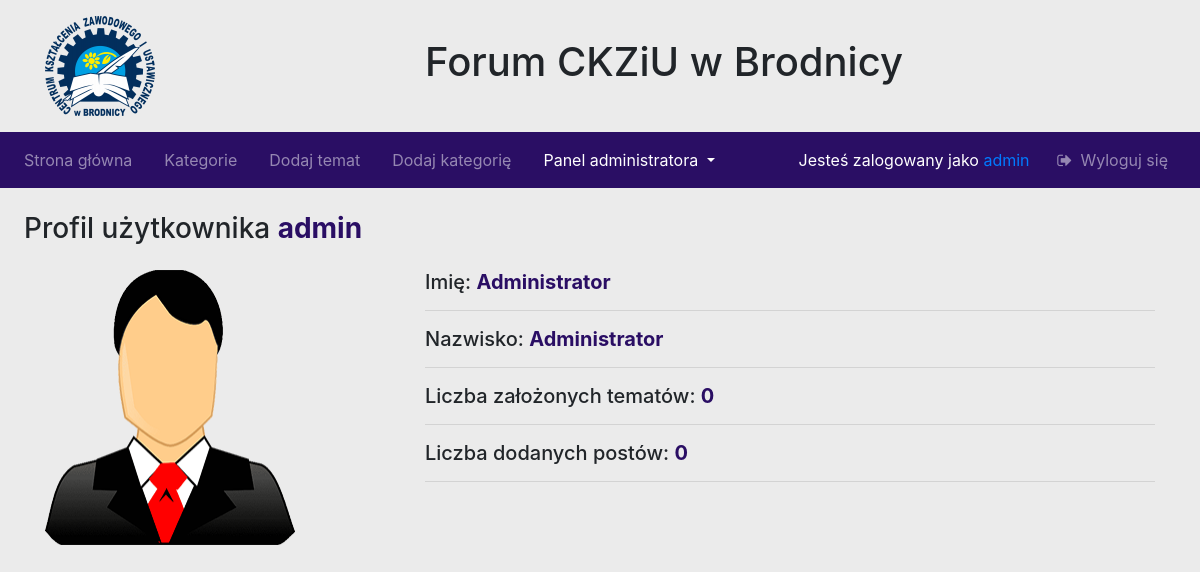
/profil.php?id=1 (signed in), run on the app's committed database.
### tables this page shows
CREATE TABLE `uzytkownicy` (
  `id_uzytkownika` int(11) NOT NULL,
  `login` varchar(30) NOT NULL,
  `haslo` varchar(255) NOT NULL,
  `email` varchar(50) NOT NULL,
  `imie` varchar(30) NOT NULL,
  `nazwisko` varchar(50) NOT NULL,
  `plec` varchar(1) NOT NULL,
  `czy_aktywne` tinyint(1) DEFAULT NULL,
  `typ_konta` varchar(100) DEFAULT NULL,
  `data_zalozenia` date DEFAULT NULL
);

### profil.php (the view, shortened to what this page needs)
<!DOCTYPE html>
<html lang="pl">
<head>
    <link rel="stylesheet" href="bootstrap.css">
    <link rel="stylesheet" href="style.css">
	<link rel="stylesheet" href="fontello/css/fontello.css">
</head>
<body>
   <header class="container">
	<div class="row">
		<div class="col-4 m-auto">
			<img style="width: 110px; height: 100px" class="my-3 align-right" src="logo2.png" alt="logo">
		</div>
		<div class="col-md-8 col-sm-12 m-auto">
			<h1> Forum CKZiU w Brodnicy </h1>
		</div>
	</div>
   </header>
	<nav class="navbar navbar-dark bg-dark navbar-expand-md">
		<div class="collapse navbar-collapse" id="menu">
			<ul class="navbar-nav">
				<li class="nav-item">
					<a class="nav-link" href="index.php"> Strona główna</a>
				</li>
				<li class="nav-item pl-3">
					<a class="nav-link" href="kategorie.php"> Kategorie </a>
				</li>
				<li class="nav-item pl-3">
					<a class="nav-link" href="dodaj-temat.php"> Dodaj temat </a>
				</li>
<?php
if (isset ($_SESSION['typ_konta']) && ($_SESSION['typ_konta'] == 'administrator' || $_SESSION['typ_konta'] == 'nauczyciel'))
{
echo<<<END
<li class="nav-item pl-3">
<a class="nav-link" href="dodaj-kategorie.php"> Dodaj kategorię </a>
</li>
END;
}
?>
<?php
if (isset ($_SESSION['typ_konta']) && $_SESSION['typ_konta'] == 'administrator')
{
echo<<<END
<li class="nav-item pl-3 dropdown active">
<a class="nav-link dropdown-toggle" href="#" id="navbarDropdown" role="button" data-toggle="dropdown">
Panel administratora
</a>
<div class="dropdown-menu">
END;
echo<<<END
<a class="dropdown-item" href="powiadomienia.php">Powiadomienia</a>
<a class="dropdown-item" href="zarzadzanie.php">Zarządzanie użytkownikami</a>
<a class="dropdown-item" href="klasy.php">Klasy</a>
<a class="dropdown-item" href="lista-kategorii.php">Lista kategorii</a>
<a class="dropdown-item" href="prosby2.php">Prośby o aktywację</a>
<a class="dropdown-item" href="ckfinder/ckfinder.php">Pliki z serwera</a>
</div>
</li>
END;
}
?>
			</ul>
			<ul class="navbar-nav ml-auto">
				<li class="nav-item pr-2">
				<?php
					if (isset ($_SESSION['zalogowany']) && $_SESSION['zalogowany'] == true)
						echo '<span style="color: white" class="nav-link "> Jesteś zalogowany jako <a href="profil.php?id=' . $_SESSION['id'] . '">' . $_SESSION['uzytkownik'] . '</a> </span>';
					else
						echo '<a class="nav-link" href="rejestracja.php"> <i class="icon-user"></i>Zarejestruj się </a>';
				?>
				</li>
				<li class="nav-item pr-2">
					<?php
						if (isset ($_SESSION['zalogowany']) && $_SESSION['zalogowany'] == true)
							echo '<a class="nav-link" href="wyloguj.php"> <i class="icon-logout"></i> Wyloguj się </a>';
						else
							echo '<a class="nav-link" href="logowanie.php"> <i class="icon-login"></i> Logowanie </a>';
					?>
				</li>
			</ul>
		</div>
	</nav>
	<?php
		require "connect.php";
		$id = $_GET['id'];
		$sql = "SELECT login, plec FROM uzytkownicy WHERE id_uzytkownika = $id";
		$wynik = $conn -> query($sql);
		if ($wynik && $wynik -> num_rows > 0 && $id > 0)
		{
			$wiersz = $wynik -> fetch_assoc();
			$nazwa = $wiersz['login'];
			$plec = $wiersz['plec'];
			echo '<h3 class="m-4"> Profil użytkownika ' . '<strong style="color: #2A0E64">' . $nazwa . "</strong> </h3>";
		}
		else
		{
			echo '<div class="alert alert-danger m-4"> Nie ma takiego użytkownika </div>';
			exit();
		}
	?>
	<section class="container">
		<div class="row">
			<div class="col-lg-4 col-md-6">
				<img style="width: 250px; height: 275px" src=<?php if ($plec == "m") echo '"avatar-man.png"'; else echo '"avatar-woman.png"';?> alt="avatar">
			</div>
			<div class="col-lg-8 col-md-6">
				<?php
					require "connect.php";
					$sql_dane = "SELECT imie, nazwisko FROM uzytkownicy WHERE id_uzytkownika = $id";
					$wynik = $conn -> query($sql_dane);
					$wiersz = $wynik -> fetch_assoc();
					echo '<h5 class="mt-md-0 mt-sm-5">Imię: ' . '<strong style="color: #2A0E64">'. $wiersz['imie'] . '</strong> </h5>';
					echo "<hr>";
					echo '<h5>Nazwisko: ' . '<strong style="color: #2A0E64">'. $wiersz['nazwisko'] . '</strong> </h5>';
					echo "<hr>";
					$sql_tematy = "SELECT COUNT(id_tematu) AS ile_tematow FROM tematy, uzytkownicy WHERE tematy.uzytkownik_id = uzytkownicy.id_uzytkownika AND uzytkownicy.id_uzytkownika = $id";
					$wynik = $conn -> query($sql_tematy);
					$wiersz = $wynik -> fetch_assoc();
					echo '<h5>Liczba założonych tematów: ' . '<strong style="color: #2A0E64">' . $wiersz['ile_tematow'] . '</strong> </h5>';
					echo "<hr>";
					$sql_posty = "SELECT COUNT(id_posta) AS ile_postow FROM posty, uzytkownicy WHERE posty.uzytkownik_id = uzytkownicy.id_uzytkownika AND uzytkownicy.id_uzytkownika = $id";
					$wynik = $conn -> query($sql_posty);
					$wiersz = $wynik -> fetch_assoc();
					echo '<h5>Liczba dodanych postów: ' . '<strong style="color: #2A0E64">' . $wiersz['ile_postow'] . '</strong> </h5>';
					echo "<hr>";
				?>
			</div>
		</div>
	</section>
</body>
</html>

### style.css (style rules this page uses)
body { font-size: 16px; background-color: #EBEBEB; }
.bg-dark { background-color: #2A0E64 !important; }

### data on the page
uzytkownicy: login "admin", imie "Administrator", nazwisko "Administrator"

### other printed values
$_SESSION['uzytkownik'] "admin"
$wiersz['ile_tematow'] "0"
$wiersz['ile_postow'] "0"
